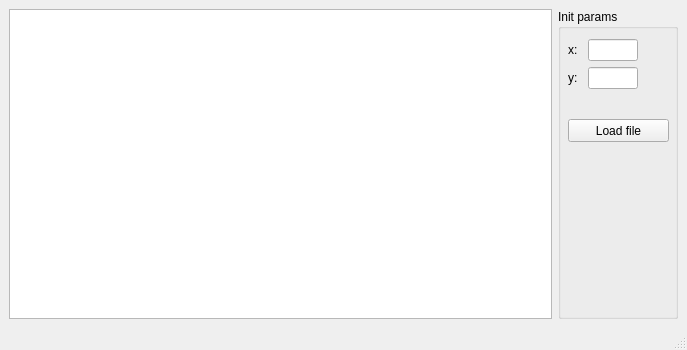
<?xml version="1.0" encoding="UTF-8"?>
<ui version="4.0">
 <class>MainWindow</class>
 <widget class="QMainWindow" name="MainWindow">
  <property name="geometry">
   <rect>
    <x>0</x>
    <y>0</y>
    <width>687</width>
    <height>350</height>
   </rect>
  </property>
  <property name="windowTitle">
   <string>MainWindow</string>
  </property>
  <widget class="QWidget" name="centralwidget">
   <layout class="QGridLayout" name="gridLayout">
    <item row="0" column="0">
     <widget class="QGraphicsView" name="graphicsView"/>
    </item>
    <item row="0" column="2">
     <widget class="QGroupBox" name="groupBox">
      <property name="minimumSize">
       <size>
        <width>120</width>
        <height>0</height>
       </size>
      </property>
      <property name="title">
       <string>Init params</string>
      </property>
      <widget class="QPushButton" name="load_button">
       <property name="geometry">
        <rect>
         <x>10</x>
         <y>110</y>
         <width>101</width>
         <height>23</height>
        </rect>
       </property>
       <property name="text">
        <string>Load file</string>
       </property>
      </widget>
      <widget class="QWidget" name="">
       <property name="geometry">
        <rect>
         <x>10</x>
         <y>20</y>
         <width>70</width>
         <height>61</height>
        </rect>
       </property>
       <layout class="QVBoxLayout" name="verticalLayout">
        <item>
         <layout class="QHBoxLayout" name="horizontalLayout">
          <property name="topMargin">
           <number>10</number>
          </property>
          <item>
           <widget class="QLabel" name="label">
            <property name="text">
             <string>x:</string>
            </property>
           </widget>
          </item>
          <item>
           <widget class="QLineEdit" name="input_x">
            <property name="maximumSize">
             <size>
              <width>50</width>
              <height>16777215</height>
             </size>
            </property>
           </widget>
          </item>
         </layout>
        </item>
        <item>
         <layout class="QHBoxLayout" name="horizontalLayout_2">
          <item>
           <widget class="QLabel" name="label_2">
            <property name="maximumSize">
             <size>
              <width>50</width>
              <height>16777215</height>
             </size>
            </property>
            <property name="text">
             <string>y:</string>
            </property>
           </widget>
          </item>
          <item>
           <widget class="QLineEdit" name="input_y">
            <property name="maximumSize">
             <size>
              <width>50</width>
              <height>16777215</height>
             </size>
            </property>
           </widget>
          </item>
         </layout>
        </item>
       </layout>
      </widget>
     </widget>
    </item>
   </layout>
  </widget>
  <widget class="QMenuBar" name="menubar">
   <property name="geometry">
    <rect>
     <x>0</x>
     <y>0</y>
     <width>687</width>
     <height>21</height>
    </rect>
   </property>
  </widget>
  <widget class="QStatusBar" name="statusbar"/>
 </widget>
 <resources/>
 <connections/>
</ui>
